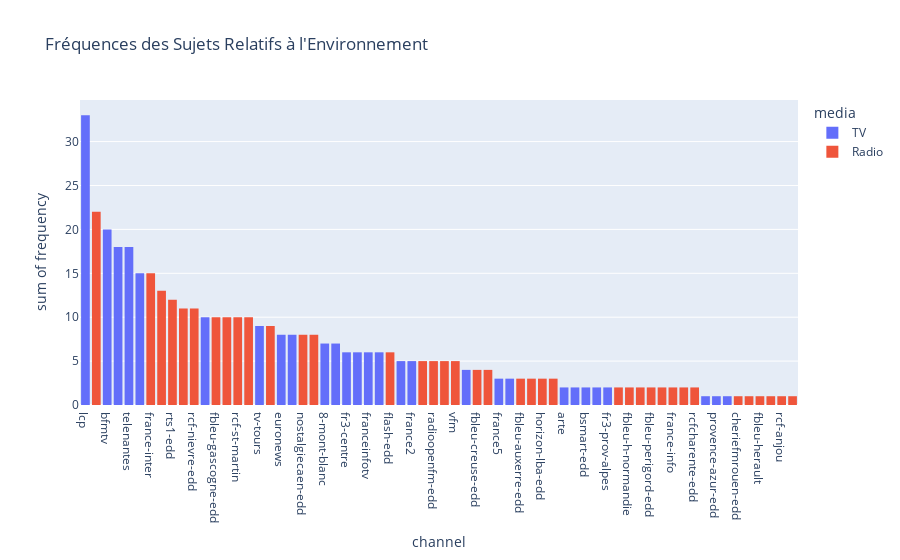

The code cell stored with this chart in its notebook:
### Code cell
fig = px.histogram(stats, x='channel', y='frequency', color='media',
                  title="Fréquences des Sujets Relatifs à l'Environnement").update_xaxes(categoryorder='total descending')
fig.show()

### Figure 1 — Plotly figure (JSON) as saved in the notebook; plotly's stock layout.template omitted (floating-point values rounded to 4 significant figures)
{"data": [{"alignmentgroup": "True", "bingroup": "x", "histfunc": "sum", "hovertemplate": "media=TV<br>channel=%{x}<br>sum of frequency=%{y}<extra></extra>", "legendgroup": "TV", "marker": {"color": "#636efa", "pattern": {"shape": ""}}, "name": "TV", "offsetgroup": "TV", "orientation": "v", "showlegend": true, "type": "histogram", "x": ["8-mont-blanc", "arte", "bfmgrandlittoral-edd", "bfmlyon", "bfmtv", "bsmart-edd", "dci", "euronews", "fr3-centre", "fr3-champagne", "fr3-idf", "fr3-midi-pyrennees", "fr3-prov-alpes", "france2", "france24", "france5", "franceinfotv", "itele", "lcp", "lmtv", "nice-azur-tv", "provence-azur-edd", "tebesud-edd", "teleloire7", "telenantes", "tv-tours", "tv5", "viaoccitanie-edd"], "xaxis": "x", "y": [7, 2, 2, 5, 20, 2, 15, 8, 6, 6, 7, 2, 2, 5, 18, 3, 6, 3, 33, 8, 1, 1, 6, 4, 18, 9, 1, 10], "yaxis": "y"}, {"alignmentgroup": "True", "bingroup": "x", "histfunc": "sum", "hovertemplate": "media=Radio<br>channel=%{x}<br>sum of frequency=%{y}<extra></extra>", "legendgroup": "Radio", "marker": {"color": "#EF553B", "pattern": {"shape": ""}}, "name": "Radio", "offsetgroup": "Radio", "orientation": "v", "showlegend": true, "type": "histogram", "x": ["bergerac", "bull", "cheriefmrouen-edd", "euroradio-nantes", "fbleu-alsace", "fbleu-auvergne", "fbleu-auxerre-edd", "fbleu-creuse-edd", "fbleu-gascogne-edd", "fbleu-h-normandie", "fbleu-herault", "fbleu-nord", "fbleu-perigord-edd", "fbleu-picardie", "fbleu-provence", "fbleu-s-lorraine-edd", "fbleu-savoie", "flash-edd", "france-culture", "france-info", "france-inter", "guadeloupe1-edd", "horizon-lba-edd", "nostalgiecaen-edd", "nrj-abbeville", "nrjbourgenbresse-edd", "radioimmo-edd", "radioopenfm-edd", "rcf-anjou", "rcf-bordeaux", "rcf-h-normandie", "rcf-nievre-edd", "rcf-st-martin", "rcfcharente-edd", "rtf-limoges", "rts1-edd", "supplychainradio-edd", "vfm"], "xaxis": "x", "y": [2, 5, 1, 22, 1, 13, 3, 4, 10, 2, 1, 2, 2, 10, 4, 2, 3, 6, 11, 2, 15, 2, 3, 8, 8, 3, 1, 5, 1, 5, 1, 11, 10, 2, 10, 12, 9, 5], "yaxis": "y"}], "layout": {"barmode": "relative", "legend": {"title": {"text": "media"}, "tracegroupgap": 0}, "title": {"text": "Fréquences des Sujets Relatifs à l'Environnement"}, "xaxis": {"anchor": "y", "categoryorder": "total descending", "domain": [0, 1], "title": {"text": "channel"}}, "yaxis": {"anchor": "x", "domain": [0, 1], "title": {"text": "sum of frequency"}}}}
